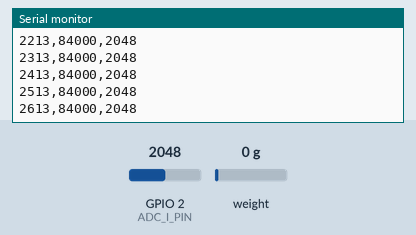
This sketch was run on a simulated ESP32-S3. Shown: the last lines printed to the serial monitor. Wiring (inferred from the names in the program): HX711 load-cell converter: data GPIO 4; SCK GPIO 5. Inputs (shaded band) come from the test bench; at power-on: weight on the scale 0 g, GPIO 2 (ADC_I_PIN) = 2048 (analog values on the 0–4095 scale).

Above: at 2.7 s.
2.8 s: weight on the scale set to 100 g
At 2.83 s:
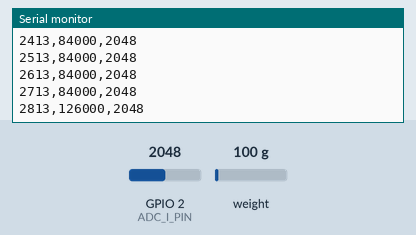
4.3 s: GPIO 2 (ADC_I_PIN) set to 2866
At 4.34 s:
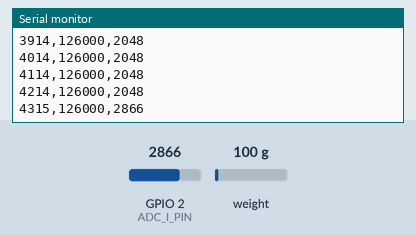
5.8 s: weight on the scale set to 1250 g
At 5.85 s:
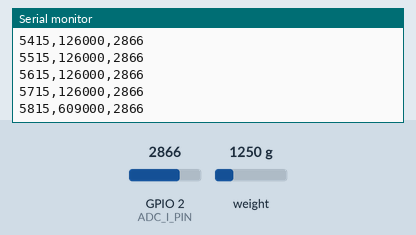
7.3 s: GPIO 2 (ADC_I_PIN) set to 3603
At 7.36 s:
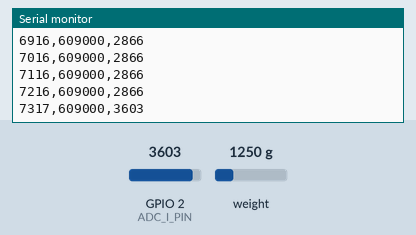
Timing chart, 0 to 9.8 s (numbered marks = the images above; inputs shaded):
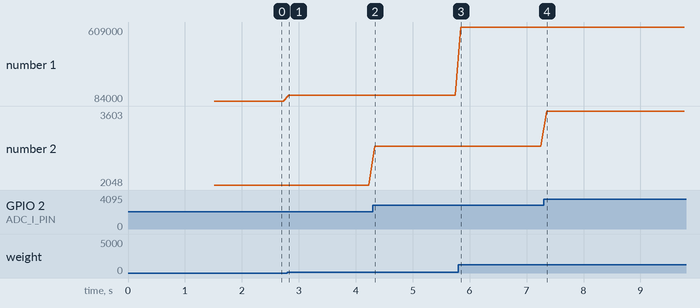

Measured:
- after the input at 2.8 s, the serial monitor: prints a new line at once (image 1)
- after the input at 4.3 s, the serial monitor: prints a new line at once (image 2)
- after the input at 5.8 s, the serial monitor: prints a new line after 0.05 s (image 3)
- after the input at 7.3 s, the serial monitor: prints a new line after 0.05 s (image 4)
- plotted number 1: 84000 → 126000 after the input at 2.8 s, 126000 → 609000 after the input at 5.8 s
- plotted number 2: 2048 → 2866 after the input at 4.3 s, 2866 → 3603 after the input at 7.3 s

The sketch:

VI_HX711.ino
```cpp
// (licence header left out)
// ============================================================
//  欧姆定律 / 电功率综合模块固件（方案三：HX711 24位电压 + ACS712 电流）
//  功能：同时测量 电压（HX711，GPIO4/GPIO5）+ 电流（ACS712 输出接 GPIO2）
//  输出格式：时间戳(ms),电压ADC原始值(有符号24位),电流ADC原始值
//  上位机匹配：欧姆定律模块 / 电功率模块 → 电压方式选「HX711 (24位)」
//  测量范围：±156mV 差分输入（通道 B，增益 32，AVDD=5V）
//  硬件接线：
//   ESP32-S3        HX711
//   GPIO4     --->  DOUT
//   GPIO5     --->  SCK
//   3.3V/5V   --->  VCC / AVDD
//   GND       --->  GND
//   电压输入   --->  IN+ / IN-（差分）
//   ESP32-S3 GPIO2 <--->  ACS712 模拟输出（电流通道）
//  详细说明：参见 sensors/electronics/README.md
// ============================================================

#define HX711_DOUT_PIN 4        // GPIO4，HX711 数据引脚
#define HX711_SCK_PIN  5        // GPIO5，HX711 时钟引脚
#define ADC_I_PIN 2             // GPIO2 (ADC1_CH1)，ACS712 模拟输出
#define SAMPLE_INTERVAL 100     // 采样间隔 100ms (10Hz)

unsigned long lastSampleTime = 0;

void setup() {
  Serial.begin(115200);

  // 配置电流通道 ADC
  analogReadResolution(12);
  #if defined(ADC_ATTEN_DB_11)
    analogSetAttenuation(ADC_ATTEN_DB_11);
  #elif defined(ADC_ATTEN_11db)
    analogSetAttenuation(ADC_ATTEN_11db);
  #else
    analogSetAttenuation((adc_attenuation_t)3);
  #endif
  pinMode(ADC_I_PIN, INPUT);

  // 配置 HX711 引脚
  pinMode(HX711_DOUT_PIN, INPUT);
  pinMode(HX711_SCK_PIN, OUTPUT);
  digitalWrite(HX711_SCK_PIN, LOW);

  // HX711 上电后需要等待芯片就绪
  delay(500);

  // 丢弃首次读取，用于从默认通道 A 切换到通道 B
  readHX711Raw();

  // 启动信息
  Serial.println("ESP32 VI Collector (HX711 + ACS712)");
  Serial.println("ADC Configuration:");
  Serial.println("- V channel: HX711 24-bit (signed, Channel B, gain 32)");
  Serial.println("- I channel: GPIO2 (ACS712), 12-bit");
  Serial.println("- Sample Rate: 10Hz");
  Serial.println("- Output: timestamp,adc_v,adc_i");
  Serial.println("START");

  delay(1000); // 等待串口稳定
}

void loop() {
  unsigned long currentTime = millis();

  // 按采样间隔读取两路 ADC 并通过串口输出
  if (currentTime - lastSampleTime >= SAMPLE_INTERVAL) {
    lastSampleTime = currentTime;

    long adcV = readHX711Raw();
    int adcI = analogRead(ADC_I_PIN);

    // 输出格式：时间戳,电压ADC原始值,电流ADC原始值 （供上位机解析）
    Serial.print(currentTime);
    Serial.print(",");
    Serial.print(adcV);
    Serial.print(",");
    Serial.println(adcI);
  }

  delay(1);
}

// 读取 HX711 原始 24 位有符号值（通道 B，增益 32）
long readHX711Raw() {
  // 等待 DOUT 拉低，表示数据就绪
  while (digitalRead(HX711_DOUT_PIN) == HIGH) {
    delay(1);
  }

  // 读取 24 位数据
  unsigned long raw = 0;
  for (int i = 0; i < 24; i++) {
    digitalWrite(HX711_SCK_PIN, HIGH);
    raw = (raw << 1) | digitalRead(HX711_DOUT_PIN);
    digitalWrite(HX711_SCK_PIN, LOW);
  }

  // 第 25 个脉冲：设置增益 32（通道 B）
  digitalWrite(HX711_SCK_PIN, HIGH);
  digitalWrite(HX711_SCK_PIN, LOW);

  // 24 位有符号扩展
  if (raw & 0x800000) {
    raw |= 0xFF000000;
  }
  return (long)raw;
}
```
